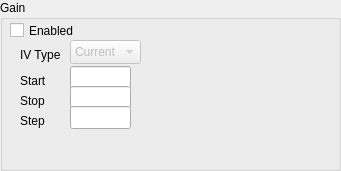
   <widget class="QGroupBox" name="groupBox_3">
    <property name="geometry">
     <rect>
      <x>700</x>
      <y>70</y>
      <width>341</width>
      <height>171</height>
     </rect>
    </property>
    <property name="title">
     <string>Gain</string>
    </property>
    <widget class="QCheckBox" name="gain_check">
     <property name="geometry">
      <rect>
       <x>10</x>
       <y>20</y>
       <width>79</width>
       <height>21</height>
      </rect>
     </property>
     <property name="text">
      <string>Enabled</string>
     </property>
    </widget>
    <widget class="QLabel" name="label_13">
     <property name="geometry">
      <rect>
       <x>20</x>
       <y>70</y>
       <width>53</width>
       <height>21</height>
      </rect>
     </property>
     <property name="text">
      <string>Start</string>
     </property>
    </widget>
    <widget class="QLabel" name="label_14">
     <property name="geometry">
      <rect>
       <x>20</x>
       <y>91</y>
       <width>53</width>
       <height>20</height>
      </rect>
     </property>
     <property name="text">
      <string>Stop</string>
     </property>
    </widget>
    <widget class="QLabel" name="label_15">
     <property name="geometry">
      <rect>
       <x>20</x>
       <y>110</y>
       <width>53</width>
       <height>21</height>
      </rect>
     </property>
     <property name="text">
      <string>Step</string>
     </property>
    </widget>
    <widget class="QLineEdit" name="gain_start_text">
     <property name="geometry">
      <rect>
       <x>70</x>
       <y>66</y>
       <width>61</width>
       <height>23</height>
      </rect>
     </property>
    </widget>
    <widget class="QLineEdit" name="gain_stop_text">
     <property name="geometry">
      <rect>
       <x>70</x>
       <y>86</y>
       <width>61</width>
       <height>23</height>
      </rect>
     </property>
    </widget>
    <widget class="QLineEdit" name="gain_step_text">
     <property name="geometry">
      <rect>
       <x>70</x>
       <y>106</y>
       <width>61</width>
       <height>23</height>
      </rect>
     </property>
    </widget>
    <widget class="QLabel" name="label_16">
     <property name="geometry">
      <rect>
       <x>20</x>
       <y>45</y>
       <width>53</width>
       <height>20</height>
      </rect>
     </property>
     <property name="text">
      <string>IV Type</string>
     </property>
    </widget>
    <widget class="QComboBox" name="gain_type_combo">
     <property name="enabled">
      <bool>false</bool>
     </property>
     <property name="geometry">
      <rect>
       <x>70</x>
       <y>40</y>
       <width>71</width>
       <height>24</height>
      </rect>
     </property>
     <item>
      <property name="text">
       <string>Current</string>
      </property>
     </item>
     <item>
      <property name="text">
       <string>Voltage</string>
      </property>
     </item>
    </widget>
    <widget class="QWidget" name="verticalLayoutWidget_3">
     <property name="geometry">
      <rect>
       <x>150</x>
       <y>30</y>
       <width>171</width>
       <height>131</height>
      </rect>
     </property>
     <layout class="QVBoxLayout" name="gain_plot_layout"/>
    </widget>
   </widget>
